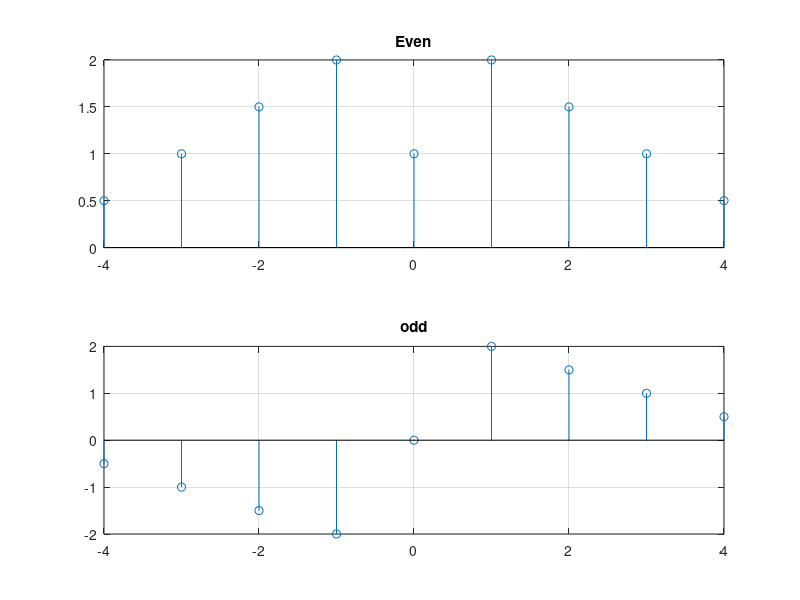
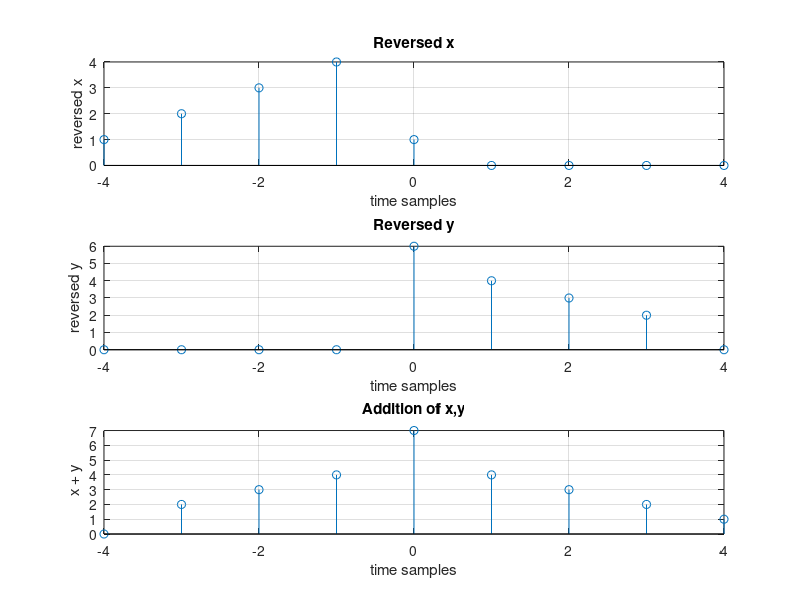

These charts were generated, in order, by the following MATLAB code:
clc; close all; clear;
%%% Even & odd signals  %%%
X = -4:4;

x = [0 0 0 0 1 4 3 2 1 ];
y = [0 2 3 4 6 0 0 0 0 ];

x1 = flip(x);           %   time reversal
y1 = flip(y);

xe = (x + x1)/2;        %   even part
xo = (x - x1)/2;        %   odd part

subplot(2,1,1), stem(X,xe);
title('Even');
grid;
subplot(2,1,2), stem(X,xo);
title('odd');
grid;

%   Addition

ad = x + y;

%   Reversal

xrev = flip(x);
yrev = flip(y);
figure
subplot(3,1,1), stem(X,xrev);
title('Reversed x');
xlabel('time samples');
ylabel('reversed x');
grid;

subplot(3,1,2), stem(X, yrev);
title('Reversed y');
xlabel('time samples');
ylabel('reversed y');
grid;

subplot(3,1,3), stem(X, ad);
title('Addition of x,y');
xlabel('time samples');
ylabel(' x + y');
grid;

%{
subplot(2,2,1), stem(X,x);
title('original sequence');
subplot(2,2,3), stem(X,x1);
title(' reversed sequence');
subplot(2,2,2), stem(X,y);
title('original sequence');
subplot(2,2,4), stem(X,y1);
title(' reversed sequence');



figure

x2 = -1.*x;
y2 = -1.*y;

subplot(2,2,1), stem(X,x);
title('original sequence');
subplot(2,2,3), stem(X,x2);
title(' reversed sequence');
subplot(2,2,2), stem(X,y);
title('original sequence');
subplot(2,2,4), stem(X,y2);
title(' reversed sequence');

%}


